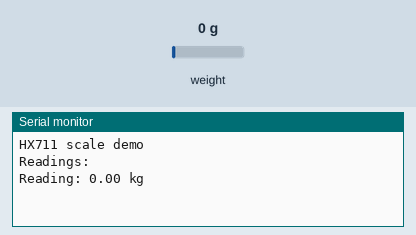
The sketch below on a simulated Arduino Uno, built with avr-gcc and run on an emulated ATmega328P. Parts: the last lines printed to the serial monitor. The inputs (shaded band) are chosen by the test bench; at power-on: weight on the scale 0 g.

Above: at 2.2 s.
2.3 s: weight on the scale set to 100 g
At 4.1 s:
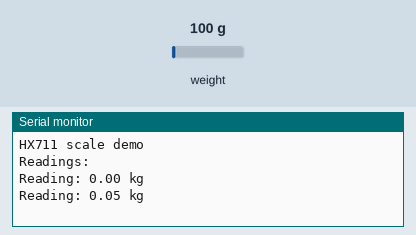
4.3 s: weight on the scale set to 1250 g
At 5.4 s:
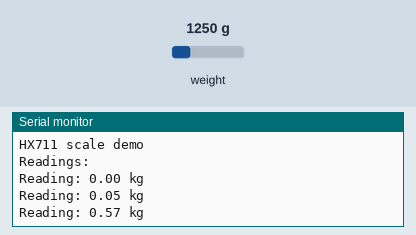
Timing chart, 0 to 7.3 s (numbered marks = the images above; inputs shaded):
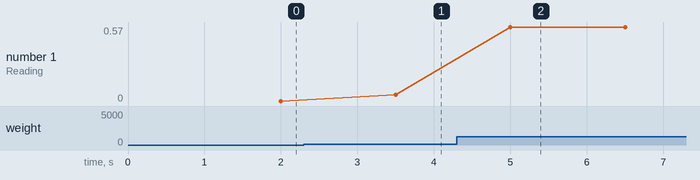

The sketch:

arduino_load_cell.ino
```cpp
#include "HX711.h" //This library can be obtained here http://librarymanager/All#Avia_HX711

#define calibration_factor -70500.0 //This value is obtained using the SparkFun_HX711_Calibration sketch

#define LOADCELL_DOUT_PIN  9
#define LOADCELL_SCK_PIN  10

HX711 scale;

void setup() {
  Serial.begin(9600);
  Serial.println("HX711 scale demo");

  scale.begin(LOADCELL_DOUT_PIN, LOADCELL_SCK_PIN);
  scale.set_scale(calibration_factor); // This value is obtained by using the SparkFun_HX711_Calibration sketch
  scale.tare();  // Assuming there is no weight on the scale at start up, reset the scale to 0

  Serial.println("Readings:");
}

void loop() {
  float lbs = scale.get_units(10);  // Take average of 10 readings to smooth noise
  float kg = lbs * 0.453592;  // Convert lbs to kg

  Serial.print("Reading: ");
  Serial.print(kg, 2);  // Print result in kg with 2 decimal places
  Serial.println(" kg");

  delay(500);  // Delay to make output readable
}
```

Measured:
- after the input at 2.3 s, the serial monitor: prints a new line after 1.2 s (image 1)
- after the input at 4.3 s, the serial monitor: prints a new line after 0.70 s (image 2)
- plotted number 1: 0 → 0.05 after the input at 2.3 s, 0.05 → 0.57 after the input at 4.3 s
